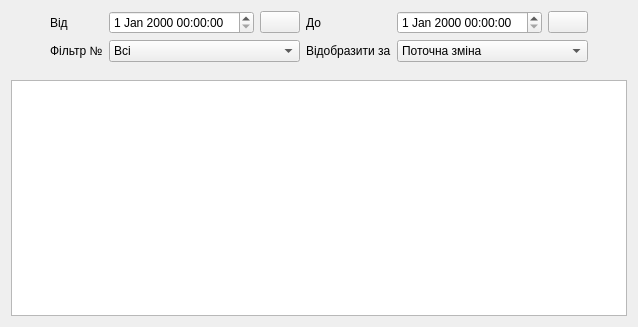
<?xml version="1.0" encoding="UTF-8"?>
<ui version="4.0">
 <class>Report</class>
 <widget class="QWidget" name="Report">
  <property name="geometry">
   <rect>
    <x>0</x>
    <y>0</y>
    <width>638</width>
    <height>327</height>
   </rect>
  </property>
  <property name="windowTitle">
   <string>Form</string>
  </property>
  <layout class="QGridLayout" name="gridLayout">
   <item row="4" column="0" colspan="8">
    <widget class="QTableView" name="twReport"/>
   </item>
   <item row="0" column="7" rowspan="4">
    <spacer name="horizontalSpacer">
     <property name="orientation">
      <enum>Qt::Horizontal</enum>
     </property>
     <property name="sizeHint" stdset="0">
      <size>
       <width>40</width>
       <height>20</height>
      </size>
     </property>
    </spacer>
   </item>
   <item row="0" column="0" rowspan="2">
    <spacer name="horizontalSpacer_2">
     <property name="orientation">
      <enum>Qt::Horizontal</enum>
     </property>
     <property name="sizeHint" stdset="0">
      <size>
       <width>40</width>
       <height>20</height>
      </size>
     </property>
    </spacer>
   </item>
   <item row="0" column="1">
    <widget class="QLabel" name="label_2">
     <property name="text">
      <string>Від</string>
     </property>
    </widget>
   </item>
   <item row="0" column="2">
    <widget class="QDateTimeEdit" name="sbStart"/>
   </item>
   <item row="1" column="1">
    <widget class="QLabel" name="label">
     <property name="text">
      <string>Фільтр №</string>
     </property>
    </widget>
   </item>
   <item row="1" column="2" colspan="2">
    <widget class="QComboBox" name="cf_no">
     <item>
      <property name="text">
       <string>Всі</string>
      </property>
     </item>
     <item>
      <property name="text">
       <string>1</string>
      </property>
     </item>
     <item>
      <property name="text">
       <string>2</string>
      </property>
     </item>
     <item>
      <property name="text">
       <string>3</string>
      </property>
     </item>
    </widget>
   </item>
   <item row="0" column="4">
    <widget class="QLabel" name="label_3">
     <property name="text">
      <string>До</string>
     </property>
    </widget>
   </item>
   <item row="1" column="4">
    <widget class="QLabel" name="label_4">
     <property name="text">
      <string>Відобразити за</string>
     </property>
    </widget>
   </item>
   <item row="0" column="5">
    <widget class="QDateTimeEdit" name="sbStop"/>
   </item>
   <item row="1" column="5" colspan="2">
    <widget class="QComboBox" name="cbSelZm">
     <item>
      <property name="text">
       <string>Поточна зміна</string>
      </property>
     </item>
     <item>
      <property name="text">
       <string>Попердня зміна</string>
      </property>
     </item>
     <item>
      <property name="text">
       <string>Поточна+Попередея</string>
      </property>
     </item>
     <item>
      <property name="text">
       <string>Інший діапазон</string>
      </property>
     </item>
    </widget>
   </item>
   <item row="0" column="3">
    <widget class="QPushButton" name="bnStart">
     <property name="icon">
      <iconset>
       <normaloff>:/butons/pict/calendar_48x48.png</normaloff>:/butons/pict/calendar_48x48.png</iconset>
     </property>
    </widget>
   </item>
   <item row="0" column="6">
    <widget class="QPushButton" name="bnStop">
     <property name="icon">
      <iconset>
       <normaloff>:/butons/pict/calendar_48x48.png</normaloff>:/butons/pict/calendar_48x48.png</iconset>
     </property>
    </widget>
   </item>
  </layout>
 </widget>
 <resources/>
 <connections/>
</ui>
